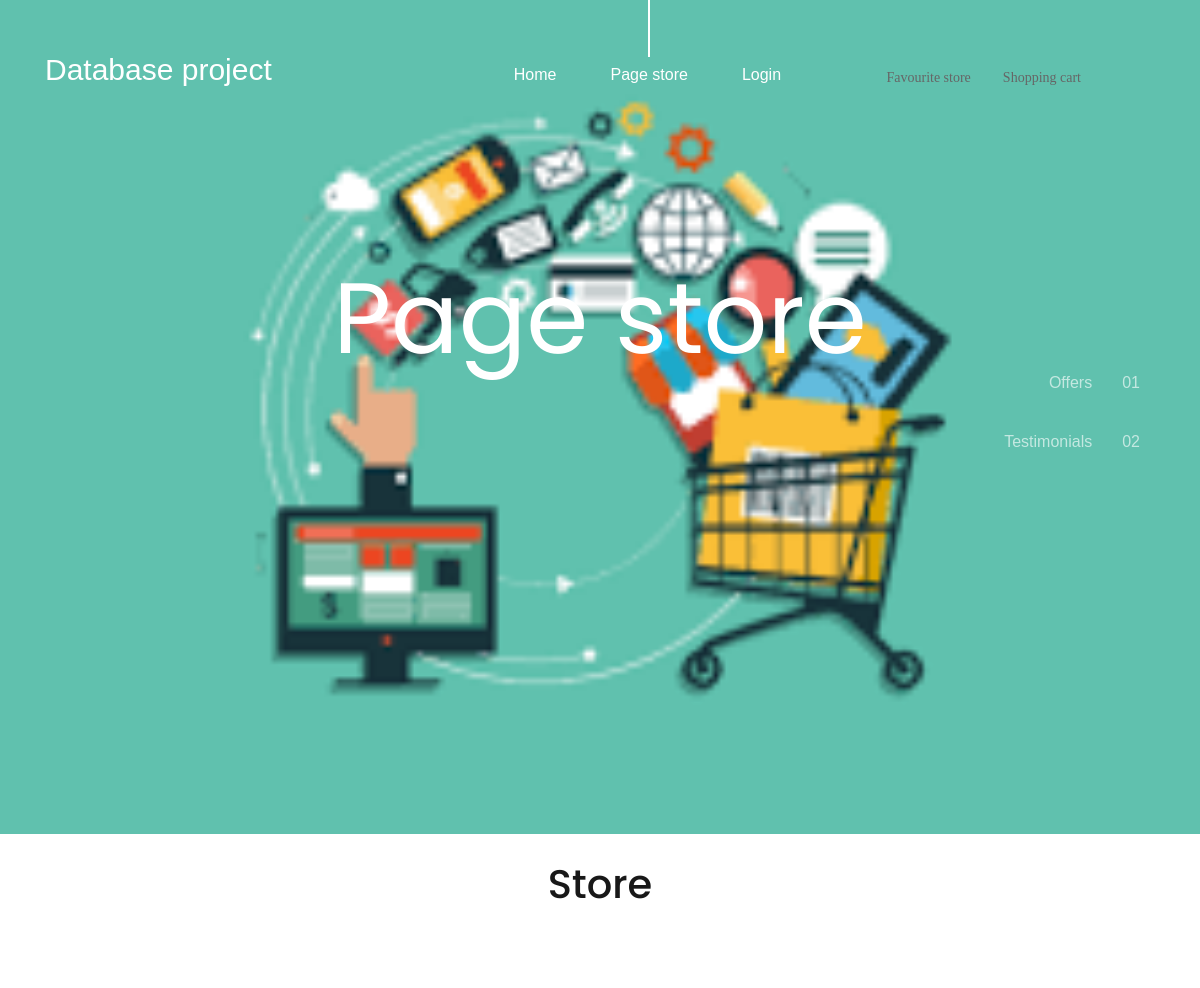
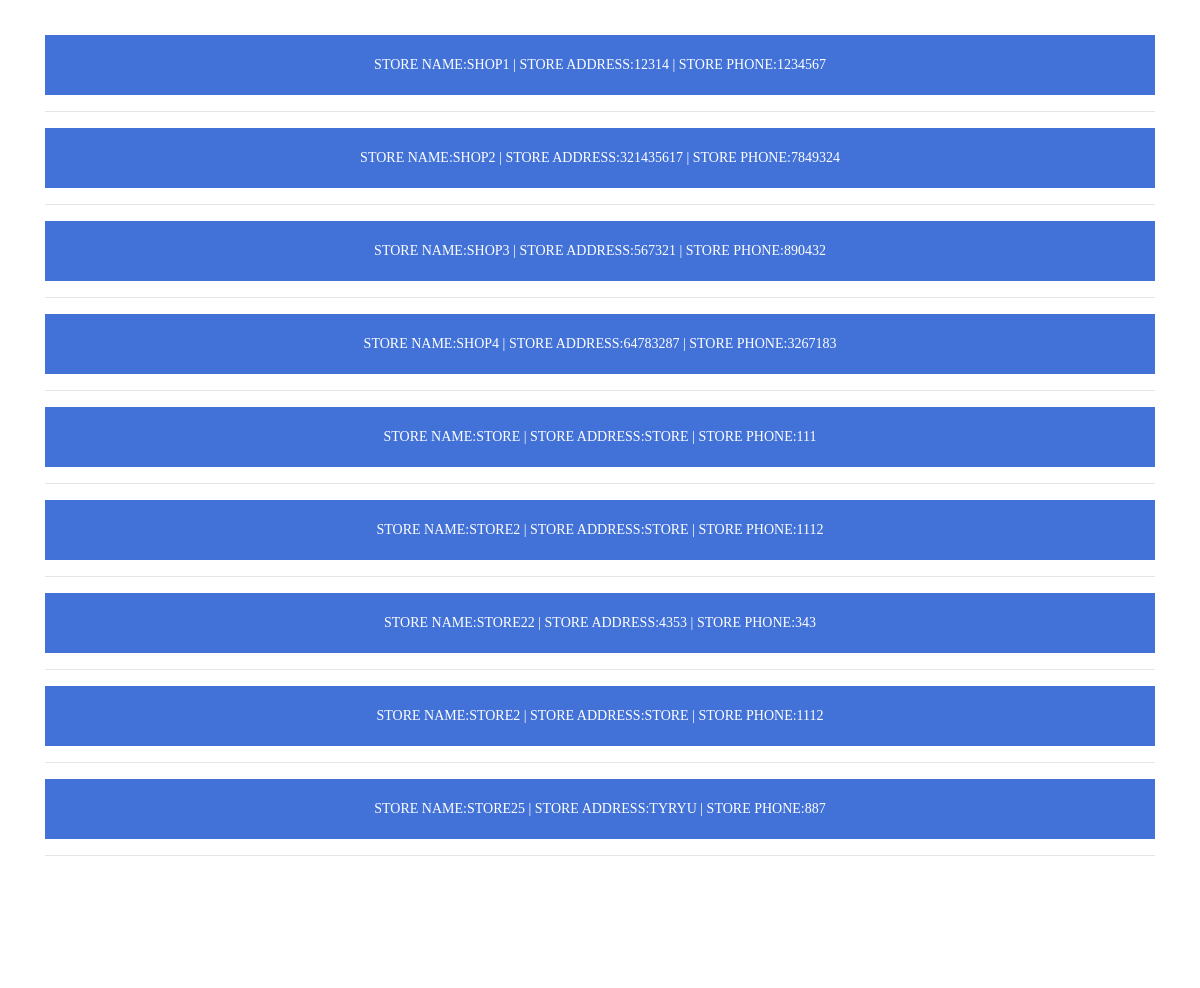
The page /pagestore.php on the database its author committed (2 pictures, top to bottom).
### tables this page shows
CREATE TABLE IF NOT EXISTS `shop` (
  `id` int(11) NOT NULL AUTO_INCREMENT,
  `owner_id` int(11) DEFAULT NULL,
  `name` varchar(50) DEFAULT NULL,
  `address` varchar(50) DEFAULT NULL,
  `phone` varchar(50) DEFAULT NULL,
  PRIMARY KEY (`id`)
);

### pagestore.php (the view, shortened to what this page needs)
<!DOCTYPE html>
<html lang="en">
<head>
<link rel="stylesheet" type="text/css" href="styles/bootstrap4/bootstrap.min.css">
<link href="plugins/font-awesome-4.7.0/css/font-awesome.min.css" rel="stylesheet" type="text/css">
<link rel="stylesheet" type="text/css" href="plugins/OwlCarousel2-2.2.1/owl.carousel.css">
<link rel="stylesheet" type="text/css" href="plugins/OwlCarousel2-2.2.1/owl.theme.default.css">
<link rel="stylesheet" type="text/css" href="plugins/OwlCarousel2-2.2.1/animate.css">
<link rel="stylesheet" type="text/css" href="styles/main_styles.css">
<link rel="stylesheet" type="text/css" href="styles/responsive.css">
<link rel="stylesheet" href="fonts/icomoon/style.css">
<link rel="stylesheet" href="css/bootstrap.min.css">
<link rel="stylesheet" href="css/magnific-popup.css">
<link rel="stylesheet" href="css/jquery-ui.css">
<link rel="stylesheet" href="css/owl.carousel.min.css">
<link rel="stylesheet" href="css/owl.theme.default.min.css">
<link rel="stylesheet" href="css/bootstrap-datepicker.css">
<link rel="stylesheet" href="fonts/flaticon/font/flaticon.css">
<link rel="stylesheet" href="css/aos.css">
<link rel="stylesheet" href="css/main.css">
<link rel="stylesheet" href="css/style.css">
</head>
<body>
<div class="super_container">
	<header class="header">
		<div class="container">
			<div class="row">
				<div class="col">
					<div class="header_content d-flex flex-row align-items-center justify-content-start">
						<div class="header_content_inner d-flex flex-row align-items-end justify-content-start">
							<div class="logo"><a href="index.html">Database project</a></div>
							<nav class="main_nav">
								<ul class="d-flex flex-row align-items-start justify-content-start">
									<li><a href="index.php">Home</a></li>
                  <li class="active"><a href="pagestore.php">Page store</a></li>
									<li><a href="login.php">Login</a></li>
								</ul>
							</nav>
						</div>
					</div>
				</div>
			</div>
		</div>
		<div class="header_social d-flex flex-row align-items-center justify-content-start">
			<ul class="d-flex flex-row align-items-start justify-content-start">
				<li><a href="favstore.php">Favourite store</a></li>
				<li><a href="shoppingcart.php">Shopping cart</a></li>
			</ul>
		</div>
	</header>
	<div class="home">
		<div class="home_slider_container">
			<div class="owl-carousel owl-theme home_slider">
				<div class="owl-item">
					<div class="background_image" style="background-image:url(images/shoppingimage.png)"></div>
					<div class="home_slider_content_container">
						<div class="container">
							<div class="row">
								<div class="col">
									<div class="home_slider_content">
										<div class="home_title"><h2>Page store</h2></div>
									</div>
								</div>
							</div>
						</div>
					</div>
				</div>
			</div>
			<div class="home_page_nav">
				<ul class="d-flex flex-column align-items-end justify-content-end">
					<li><a href="#" data-scroll-to="#destinations">Offers<span>01</span></a></li>
					<li><a href="#" data-scroll-to="#testimonials">Testimonials<span>02</span></a></li>
				</ul>
			</div>
		</div>
	</div>
				<div class="col text-center">
					<div class="section_title"><h1>Store</h1></div>
				</div>
  <div class="destinations" id="destinations">
		<div class="container">
			<div class="row">
				<div class="col text-center">
          <form action="showstore.php" method="POST"/>
  <?php
require('dbconn.php');
$query= "SELECT * FROM shop";
$result= mysqli_query($db, $query) or die ("Couldnt execute query.");
while($row=MySQLI_fetch_array($result)){
echo " <div class='container-login100-form-btn m-t-20'> <button type='submit' name='submit'  class='login100-form-btn'
 value='$row[id]'>Store name:$row[name] | Store address:$row[address] | Store phone:$row[phone]</button>
 </div> <hr>";
}
  ?>
</div>
</div>
</div>
</div>
</body>
</html>

### dbconn.php (shortened to what this page needs)
<!DOCTYPE html>
<html lang="en" dir="ltr">
  <head>
  </head>
  <body>
  </body>
</html>

### styles/main_styles.css (style rules this page uses)
* { margin: 0; padding: 0; -webkit-font-smoothing: antialiased; -webkit-text-shadow: rgba(0,0,0,.01) 0 0 1px; text-shadow: rgba(0,0,0,.01) 0 0 1px; }
body { font-family: 'Open Sans', sans-serif; font-size: 14px; font-weight: 400; background: #FFFFFF; color: #a5a5a5; }
div { display: block; position: relative; -webkit-box-sizing: border-box; -moz-box-sizing: border-box; box-sizing: border-box; }
ul { list-style: none; margin-bottom: 0px; }
a, a:hover, a:visited, a:active, a:link { text-decoration: none; -webkit-font-smoothing: antialiased; -webkit-text-shadow: rgba(0,0,0,.01) 0 0 1px; text-shadow: rgba(0,0,0,.01) 0 0 1px; }
h1 { font-size: 72px; }
h2 { font-size: 48px; }
h1, h2, h3, h4, h5, h6 { font-family: 'Oswald', sans-serif; font-weight: 400; -webkit-font-smoothing: antialiased; -webkit-text-shadow: rgba(0,0,0,.01) 0 0 1px; text-shadow: rgba(0,0,0,.01) 0 0 1px; }
.super_container { width: 100%; overflow: hidden; }
.background_image { position: absolute; top: 0; left: 0; width: 100%; height: 100%; background-repeat: no-repeat; background-size: cover; background-position: center center; }
.header { position: fixed; top: 0; left: 0; width: 100%; z-index: 100; -webkit-transition: all 200ms ease; -moz-transition: all 200ms ease; -ms-transition: all 200ms ease; -o-transition: all 200ms ease; transition: all 200ms ease; }
.header_content { width: 100%; height: 148px; -webkit-transition: all 200ms ease; -moz-transition: all 200ms ease; -ms-transition: all 200ms ease; -o-transition: all 200ms ease; transition: all 200ms ease; }
.header_content_inner { width: 100%; }
.logo a { font-family: 'Oswald', sans-serif; font-size: 30px; font-weight: 500; color: #FFFFFF; line-height: 0.75; }
.main_nav { margin-left: 242px; }
.main_nav ul li { position: relative; }
.main_nav ul li::after { display: block; position: absolute; left: 50%; -webkit-transform: translateX(-50%); -moz-transform: translateX(-50%); -ms-transform: translateX(-50%); -o-transform: translateX(-50%); transform: translateX(-50%); top: -104px; width: 2px; height: 0px; background: #FFFFFF; content: ''; visibility: hidden; opacity: 0; -webkit-transition: all 200ms ease; -moz-transition: all 200ms ease; -ms-transition: all 200ms ease; -o-transition: all 200ms ease; transition: all 200ms ease; }
.main_nav ul li.active::after, .main_nav ul li:hover::after { height: 100px; visibility: visible; opacity: 1; }
.main_nav ul li:not(:last-child) { margin-right: 54px; }
.main_nav ul li a { font-family: 'Oswald', sans-serif; font-size: 16px; font-weight: 400; color: #FFFFFF; white-space: nowrap; }
.header_social { position: absolute; top: 0; right: 119px; height: 148px; -webkit-transition: all 200ms ease; -moz-transition: all 200ms ease; -ms-transition: all 200ms ease; -o-transition: all 200ms ease; transition: all 200ms ease; }
.header_social ul { margin-top: 6px; }
.header_social ul li:not(:last-child) { margin-right: 32px; }
.home { width: 100%; height: 834px; }
.home_slider_container { width: 100%; height: 100%; }
.home_slider_content_container { position: absolute; top: 31.5%; left: 0; width: 100%; z-index: 1; text-align: center; }
.home_title h2 { font-size: 100px; line-height: 1.1; font-weight: 400; color: #FFFFFF; }
.home_page_nav { position: absolute; right: 119px; top: 44.2%; z-index: 2; }
.home_page_nav ul li { position: relative; }
.home_page_nav ul li a { font-family: 'Oswald', sans-serif; font-size: 16px; color: rgba(255,255,255,0.63); -webkit-transition: all 400ms ease; -moz-transition: all 400ms ease; -ms-transition: all 400ms ease; -o-transition: all 400ms ease; transition: all 400ms ease; }
.home_page_nav ul li:not(:last-child) { margin-bottom: 32px; }
.home_page_nav ul li span { margin-left: 30px; }
.home_page_nav ul li::after { display: block; position: absolute; right: -4px; bottom: -6px; width: 0px; height: 2px; background: rgba(255,255,255,0.63); visibility: hidden; opacity: 0; content: ''; -webkit-transition: all 400ms ease; -moz-transition: all 400ms ease; -ms-transition: all 400ms ease; -o-transition: all 400ms ease; transition: all 400ms ease; }
.destinations { width: 100%; background: #FFFFFF; padding-top: 115px; padding-bottom: 116px; }
.section_title { color: #181818; margin-top: 26px; }

### styles/responsive.css (style rules this page uses)
@media only screen and (max-width: 1800px) { .header_social { display: none !important; } }
@media only screen and (max-width: 1480px) { .home_page_nav { right: 60px; } }

### rows shown on the page
shop: $row[id] 1 (drawn), name "SHOP1", address "12314", phone "1234567"
shop: $row[id] 2 (drawn), name "SHOP2", address "321435617", phone "7849324"
shop: $row[id] 3 (drawn), name "SHOP3", address "567321", phone "890432"
shop: $row[id] 4 (drawn), name "SHOP4", address "64783287", phone "3267183"
shop: $row[id] 5 (drawn), name "STORE", address "STORE", phone "111"
shop: $row[id] 6 (drawn), name "STORE2", address "STORE", phone "1112"
shop: $row[id] 7 (drawn), name "STORE22", address "4353", phone "343"
shop: $row[id] 8 (drawn), name "STORE2", address "STORE", phone "1112"
shop: $row[id] 9 (drawn), name "STORE25", address "TYRYU", phone "887"
